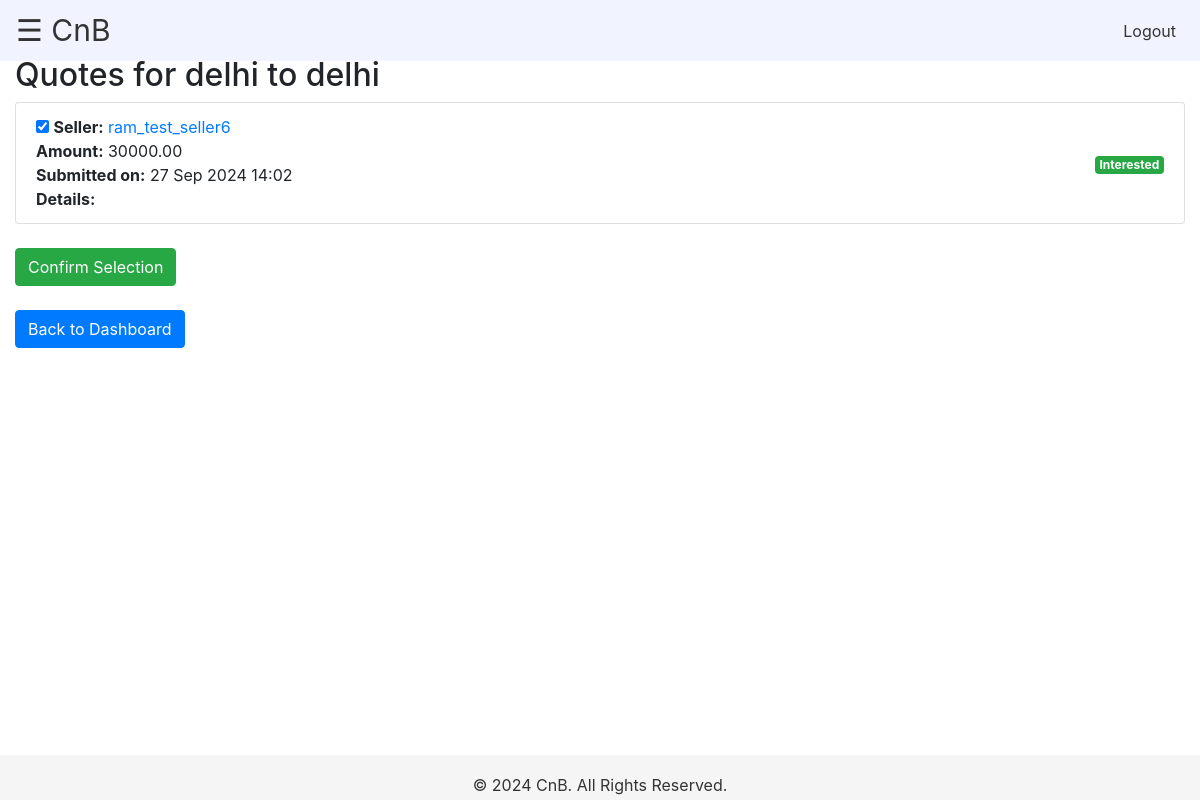
The app's page /view_quotes/3/ (signed in) with its own data.
### myapp/models.py (models this page shows, shortened)
class Product(models.Model):
    buyer = models.ForeignKey(User, on_delete=models.CASCADE)
    from_city = models.CharField(max_length=255)
    to_city = models.CharField(max_length=255)
    shifting_plan = models.CharField(max_length=20, choices=[('7 days', 'In next 7 days'), ('15 days', 'In next 15 days'), ('30 days', 'In next 30 days'), ('30+ days', 'In next 30+ days')])
    item_details = models.TextField()
    call_preference = models.BooleanField(default=False)
    call_time = models.TimeField(blank=True, null=True)
    budget_min = models.DecimalField(max_digits=10, decimal_places=2)
    budget_max = models.DecimalField(max_digits=10, decimal_places=2)
    specific_requirements = models.TextField(blank=True, null=True)
    created_at = models.DateTimeField(auto_now_add=True)
    is_quote_requested = models.BooleanField(default=False)

class Bid(models.Model):
    product = models.ForeignKey(Product, on_delete=models.CASCADE)
    seller = models.ForeignKey(Seller, on_delete=models.CASCADE)
    bid_amount = models.DecimalField(max_digits=10, decimal_places=2)
    attachment = models.FileField(upload_to='attachments/', blank=True, null=True)
    bid_date = models.DateTimeField(auto_now_add=True)
    selected = models.BooleanField(default=False)

class Seller(models.Model):
    user = models.OneToOneField(User, on_delete=models.CASCADE)
    profile = models.OneToOneField(Profile, on_delete=models.CASCADE)
    registered_name = models.TextField(blank=False, null=True)
    gst_number = models.CharField(max_length=15, blank=False, null=True)
    registered_address = models.TextField(blank=False, null=True)
    poc_name = models.CharField(max_length=255, blank=False, null=True)
    services_type = models.TextField(blank=True, null=True)  # Store the services as a comma-separated string
    company_media = models.FileField(upload_to='company_media/', blank=True, null=True)
    top_clients = models.FileField(upload_to='top_clients/', blank=True, null=True)
    awards = models.FileField(upload_to='awards/', blank=True, null=True)
    company_size = models.CharField(
        max_length=50,
        choices=[
            ('<10', '<10 employees'),
            ('10-20', '10-20 employees'),
            ('20-50', '20-50 employees'),
            ('50-100', '50-100 employees'),
            ('100-500', '100-500 employees'),
            ('>500', '>500 employees')
        ],
        blank=False,
        null=True
    )
    truck_ownership = models.CharField(
        max_length=50,
        choices=[
            ('Own', 'Own trucks'),
            ('Aggregator', 'Aggregator (we do not own trucks)')
        ],
        blank=False,
        null=True
    )
    call_support = models.BooleanField(default=False)  # Yes/No for 24/7 call support
    running_business_since = models.PositiveIntegerField(null=True, blank=False)  # Year

### myapp/views.py (the view)
# urls.py: path('view_quotes/<int:product_id>/', views.view_quotes, name='view_quotes'),
def view_quotes(request, product_id):
    product = get_object_or_404(Product, id=product_id, buyer=request.user)
    bids = Bid.objects.filter(product=product)
    if request.method == "POST":
        selected_bids_ids = request.POST.getlist('selected_bids')
        for bid in bids:
            bid.selected = str(bid.id) in selected_bids_ids
            bid.save()
    context = {
        'product': product,
        'bids': bids,
    }
    return render(request, 'myapp/view_quotes.html', context)

### myapp/templates/myapp/view_quotes.html (shortened to what this page needs)
{% extends 'myapp/base.html' %}
{% block content %}
<h2>Quotes for {{ product.from_city }} to {{ product.to_city }}</h2>
{% if bids %}
    <form method="POST" action="{% url 'view_quotes' product.id %}">
        <ul class="list-group">
            {% for bid in bids %}
                <li class="list-group-item d-flex justify-content-between align-items-center">
                    <div>
                        <input type="checkbox" name="selected_bids" value="{{ bid.id }}"
                               {% if bid.selected %} checked {% endif %}
                               class="quote-checkbox" data-bid-id="{{ bid.id }}">
                        <strong>Seller:</strong>
                        <a href="#" class="seller-link" data-seller-id="{{ bid.seller.id }}">{{ bid.seller.user.username }}</a><br>
                        <strong>Amount:</strong> {{ bid.bid_amount }}<br>
                        <strong>Submitted on:</strong> {{ bid.bid_date|date:"d M Y H:i" }}<br>
                        <strong>Details:</strong> {{ bid.details }}
                    </div>
                    <div>
                        {% if bid.selected %}
                            <span class="badge badge-success">Interested</span>
                        {% else %}
                            <span class="badge badge-danger">Not Interested</span>
                        {% endif %}
                    </div>
                </li>
            {% endfor %}
        </ul>
        <button type="submit" class="btn btn-success mt-4">Confirm Selection</button>
    </form>
{% else %}
    <p>No quotes have been submitted for this request yet.</p>
{% endif %}
<a href="{% url 'buyer_dashboard' %}" class="btn btn-primary mt-4">Back to Dashboard</a>
{% endblock %}

### myapp/templates/myapp/base.html (style rules this page uses)
body { padding-top: 56px; overflow-x: hidden; }

### records on screen
Product: from_city "delhi", to_city "delhi"
Bid: selected "☑", seller.user.username "ram_test_seller6", bid_amount "30000.00", bid_date "27 Sep 2024 14:02", shows "Interested"
